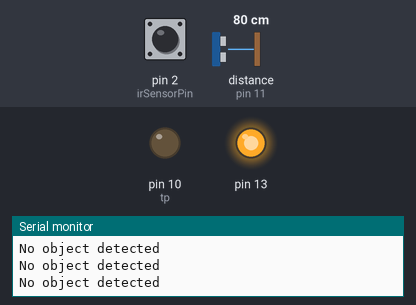
Recording of a sketch running on a simulated Arduino Uno, built with avr-gcc and run on an emulated ATmega328P. Shown: output pins drawn as LEDs (lit = HIGH), the last lines printed to the serial monitor. The inputs (shaded band) are chosen by the test bench; at power-on: pin 2 (irSensorPin) LOW, distance to the obstacle (sensor on pin 11) 80 cm. The echo pulse lasts 58.3 µs per cm.

Above: at 1.8 s.
1.9 s: pin 2 (irSensorPin) driven HIGH
At 2.9 s:
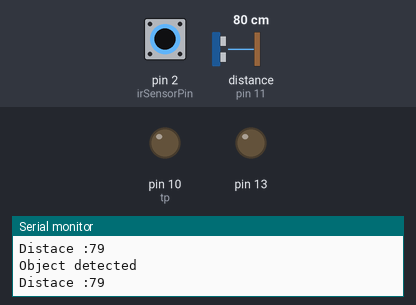
9.5 s: pin 2 (irSensorPin) driven LOW
At 10.3 s:
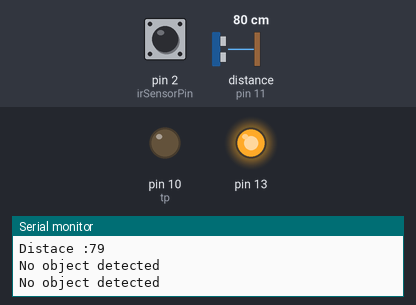
12.5 s: pin 2 (irSensorPin) pulsed HIGH 2 times (0.12 s each, 0.3 s apart)
At 12.9 s:
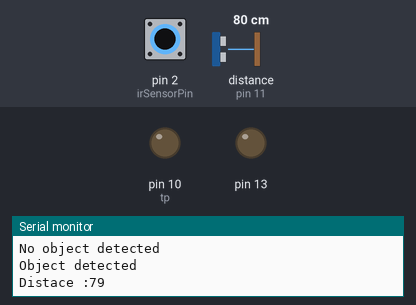
Timing chart, 0 to 15.5 s (numbered marks = the images above; inputs shaded):
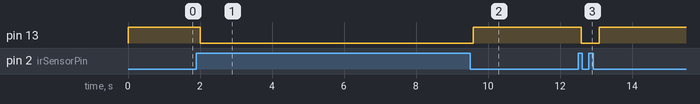

The sketch:

infrared_sensor.ino
```cpp
int irSensorPin = 2; // Pin where the IR sensor is connected
int irValue = 0;   // Variable to store the value from the sensor

long d;
int dis;

const int tp=10;
const int ep=11;
void setup() {
  pinMode(irSensorPin, INPUT); // Set the IR sensor pin as input
  pinMode(13,OUTPUT);
  pinMode(tp,OUTPUT);
  pinMode(ep,INPUT);
  Serial.begin(9600);     // Initialize serial communication at 9600 baud rate
}

void loop() {
  irValue = digitalRead(irSensorPin); // Read the value from the sensor

  if (irValue == HIGH) {
    Serial.println("Object detected"); // Print message if an object is detected

    digitalWrite(tp,LOW);
    delayMicroseconds(2);
    digitalWrite(tp,HIGH);
    delayMicroseconds(10);
    digitalWrite(tp,LOW);
    digitalWrite(13,LOW);
    d=pulseIn(ep,HIGH);

    dis=d*0.034/2;
    Serial.print("Distace :");
    Serial.println(dis);
  } else {
    Serial.println("No object detected"); // Print message if no object is detected
    digitalWrite(13,HIGH);
  }

  delay(500); // Wait for half a second before checking again
}
```

Measured:
- after the input at 1.9 s, pin 13: HIGH → LOW after 0.10 s
- after the input at 9.5 s, pin 13: LOW → HIGH after 0.08 s
- after the input at 12.5 s, pin 13: HIGH → LOW after 0.09 s, → HIGH 0.51 s later
